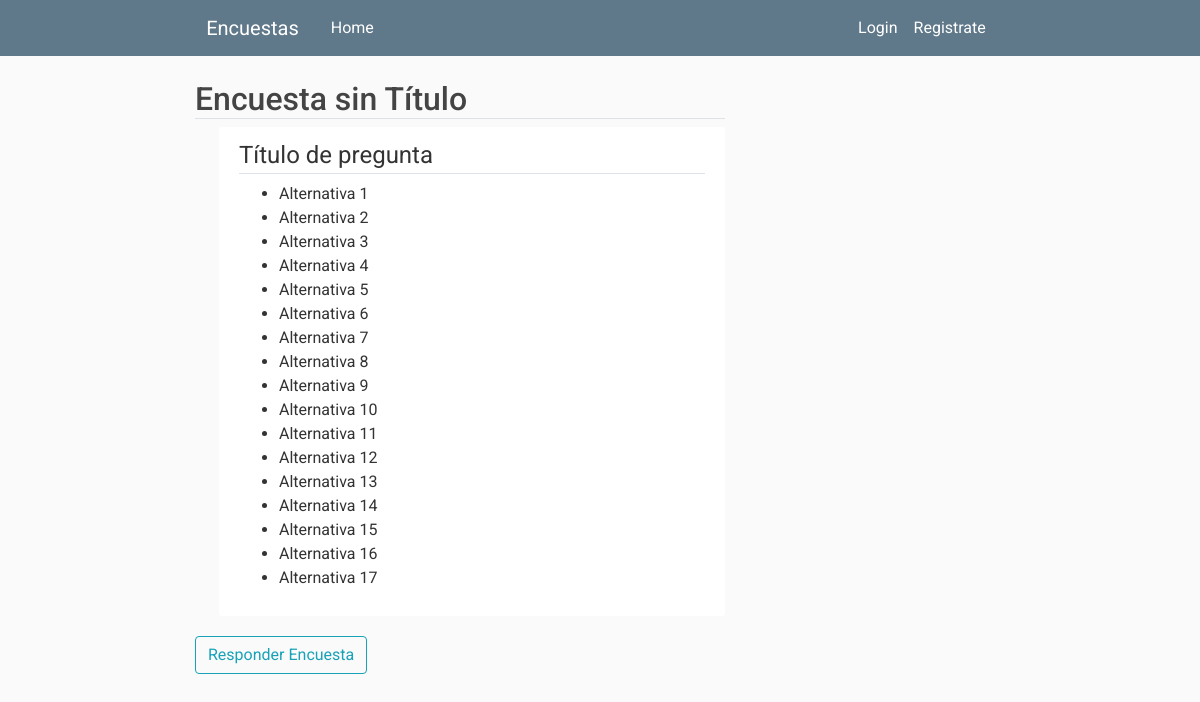
The page /encuesta/9 on the database its author committed.
### encuestas/models.py (models this page shows)
class Encuesta(db.Model):
    id = db.Column(db.Integer, primary_key = True)
    title = db.Column(db.String(100),nullable = False)
    description = db.Column(db.String(1000), nullable = False)
    image_file = db.Column(db.String(20), nullable=False, default='default.jpg')
    date_created = db.Column(db.DateTime, nullable = False, default = datetime.utcnow)
    date_posted = db.Column(db.DateTime, default = datetime.utcnow)
    user_id = db.Column(db.Integer, db.ForeignKey('user.id'),nullable = False)
    preguntas = db.relationship('Pregunta', backref = 'content', lazy = True)
    estado =  db.Column(db.String(100), default = "creada")

class Pregunta(db.Model):
    id = db.Column(db.Integer, primary_key = True)
    title = db.Column(db.String(100), nullable = False)
    encuesta_id = db.Column(db.Integer, db.ForeignKey('encuesta.id'), nullable = False)
    items = db.relationship('Item', backref = 'options', lazy = True)

class Item(db.Model):
    id = db.Column(db.Integer, primary_key = True)
    description = db.Column(db.String(1000), nullable = False)
    pregunta_id = db.Column(db.Integer, db.ForeignKey('pregunta.id'), nullable = False)

### encuestas/routes.py (the view, shortened to what this page needs)
@app.route("/encuesta/<int:encuesta_id>", methods=['GET', 'POST'])
def encuesta(encuesta_id):
    encuesta = Encuesta.query.get_or_404(encuesta_id)
    preguntas = Pregunta.query.filter_by(encuesta_id = encuesta_id)
    id_preguntas = []
    for preg in preguntas:
        id_preguntas.append(preg.id)
    items = Item.query.filter(Item.pregunta_id.in_(id_preguntas))
    boton_editar = False
    boton_respuestas = False
    return render_template('encuesta.html',
        title= 'Encuesta',
        encuesta = encuesta,
        preguntas = preguntas,
        items = items,
        boton_editar = boton_editar,
        boton_respuestas = boton_respuestas
    )

### encuestas/templates/encuesta.html (shortened to what this page needs)
{% extends "layout.html" %} {% block content %}
<h2 class="border-bottom mb-2">{{ encuesta.title}}</h2>
{%for pregunta in preguntas%}
<div class="content-section ml-4">
    <fieldset class="form-group mb-0">
        <legend class="border-bottom">{{pregunta.title}}</legend>
    </fieldset>
    <ul>
        {%for item in items%} {%if pregunta.id == item.pregunta_id%}
        <li>{{item.description}}</li>
        {%endif%} {%endfor%}
    </ul>
</div>
{%endfor%}
{%if encuesta.estado == "publicada"%}
<a class="btn btn-outline-info"
   href="{{ url_for('responder_encuesta', encuesta_id=encuesta.id) }}">Responder Encuesta</a>
{%endif%}
{% endblock content %}

### encuestas/static/main.css (style rules this page uses)
body { font-family: "Roboto", sans-serif; font-weight: 400; background: #fafafa; color: #333; margin-top: 5rem; box-sizing: border-box; }
h1, h2, h3, h4, h5, h6 { color: #444444; }
.content-section { background: #ffffff; padding: 10px 20px; border-radius: 3px; margin-bottom: 20px; }

### rows shown on the page
Encuesta: title "Encuesta sin Título"
Pregunta: title "Título de pregunta"
Item: description "Alternativa 1"
Item: description "Alternativa 2"
Item: description "Alternativa 3"
Item: description "Alternativa 4"
Item: description "Alternativa 5"
Item: description "Alternativa 6"
Item: description "Alternativa 7"
Item: description "Alternativa 8"
Item: description "Alternativa 9"
Item: description "Alternativa 10"
Item: description "Alternativa 11"
Item: description "Alternativa 12"
Item: description "Alternativa 13"
Item: description "Alternativa 14"
Item: description "Alternativa 15"
Item: description "Alternativa 16"
Item: description "Alternativa 17"
